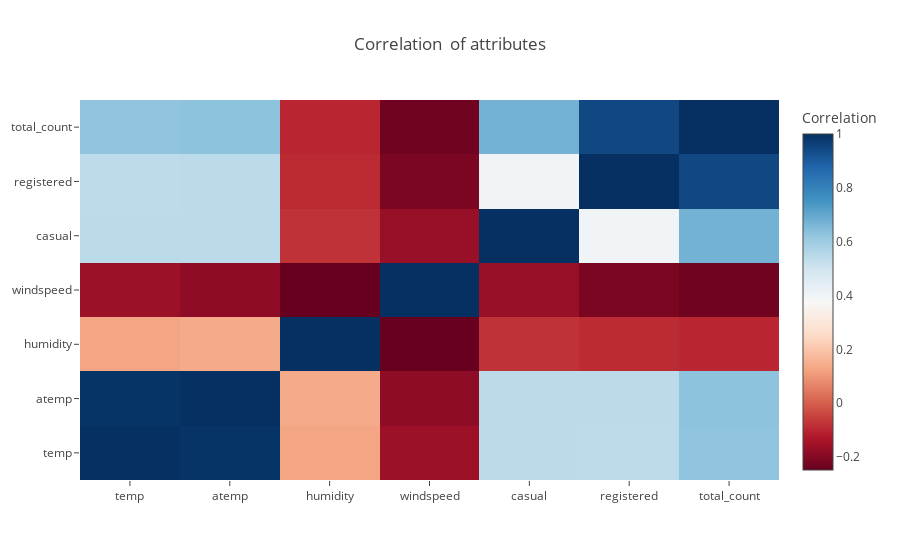

The notebook cell saved with this chart:
### Code cell
correMtr = df[["temp", "atemp", "humidity", "windspeed", "casual", "registered", "total_count"]].corr()

fig = go.Figure(data=go.Heatmap(
    z=correMtr.values,
    x=correMtr.columns,
    y=correMtr.index,
    colorscale='RdBu',
    colorbar=dict(title='Correlation'),
    hoverongaps=False))

fig.update_layout(title='Correlation  of attributes',
                  xaxis=dict(title=''),
                  yaxis=dict(title=''))

fig.show()

### Figure 1 — Plotly figure (JSON) as saved in the notebook; plotly's stock layout.template omitted (floating-point values rounded to 4 significant figures)
{"data": [{"colorbar": {"title": {"text": "Correlation"}}, "colorscale": [[0, "rgb(103,0,31)"], [0.1, "rgb(178,24,43)"], [0.2, "rgb(214,96,77)"], [0.3, "rgb(244,165,130)"], [0.4, "rgb(253,219,199)"], [0.5, "rgb(247,247,247)"], [0.6, "rgb(209,229,240)"], [0.7, "rgb(146,197,222)"], [0.8, "rgb(67,147,195)"], [0.9, "rgb(33,102,172)"], [1, "rgb(5,48,97)"]], "hoverongaps": false, "type": "heatmap", "x": ["temp", "atemp", "humidity", "windspeed", "casual", "registered", "total_count"], "y": ["temp", "atemp", "humidity", "windspeed", "casual", "registered", "total_count"], "z": [[1, 0.9917, 0.127, -0.1579, 0.5433, 0.54, 0.6275], [0.9917, 1, 0.14, -0.1836, 0.5439, 0.5442, 0.6311], [0.127, 0.14, 1, -0.2485, -0.07701, -0.09109, -0.1007], [-0.1579, -0.1836, -0.2485, 1, -0.1676, -0.2174, -0.2345], [0.5433, 0.5439, -0.07701, -0.1676, 1, 0.3953, 0.6728], [0.54, 0.5442, -0.09109, -0.2174, 0.3953, 1, 0.9455], [0.6275, 0.6311, -0.1007, -0.2345, 0.6728, 0.9455, 1]]}], "layout": {"title": {"text": "Correlation  of attributes"}, "xaxis": {"title": {"text": ""}}, "yaxis": {"title": {"text": ""}}}}
